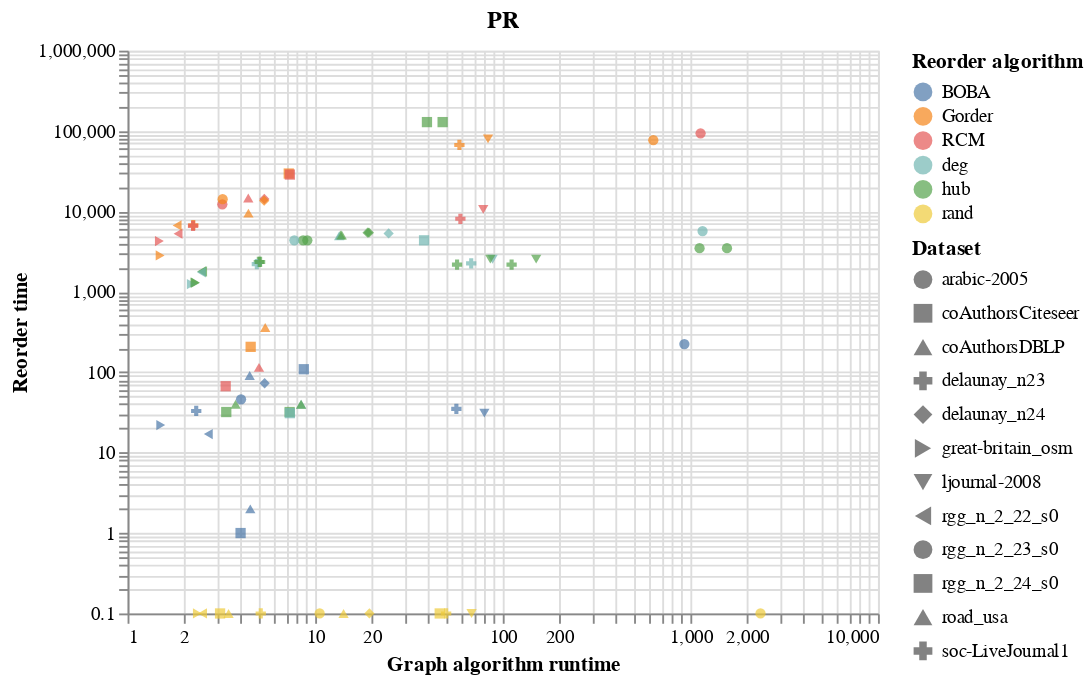

Notebook code for this chart:
### Code cell
make_pareto('PR')

### Figure 1 — Vega-Lite specification as saved in the notebook (floating-point values rounded to 4 significant figures)
{"config": {"view": {"continuousWidth": 400, "continuousHeight": 300}}, "data": {"name": "data-25ff35d802212cb4498e7886ad39b08a"}, "mark": {"type": "point", "filled": true}, "encoding": {"color": {"field": "Reorder algorithm", "type": "nominal"}, "shape": {"field": "Dataset", "type": "nominal"}, "x": {"field": "Graph algorithm runtime", "scale": {"type": "log"}, "type": "quantitative"}, "y": {"field": "Reorder time", "scale": {"type": "log"}, "type": "quantitative"}}, "title": "PR", "$schema": "https://vega.github.io/schema/vega-lite/v4.17.0.json", "datasets": {"data-25ff35d802212cb4498e7886ad39b08a": [{"Dataset": "great-britain_osm", "Reorder algorithm": "hub", "graph_algorithm": "pr", "Graph algorithm runtime": 2.305, "Reorder time": 1302.0}, {"Dataset": "arabic-2005", "Reorder algorithm": "hub", "graph_algorithm": "pr", "Graph algorithm runtime": 1119.0, "Reorder time": 3491.0}, {"Dataset": "ljournal-2008", "Reorder algorithm": "deg", "graph_algorithm": "pr", "Graph algorithm runtime": 88.25, "Reorder time": 2543.0}, {"Dataset": "coAuthorsDBLP", "Reorder algorithm": "BOBA", "graph_algorithm": "pr", "Graph algorithm runtime": 4.511, "Reorder time": 2.0}, {"Dataset": "delaunay_n24", "Reorder algorithm": "deg", "graph_algorithm": "pr", "Graph algorithm runtime": 24.63, "Reorder time": 5328.0}, {"Dataset": "arabic-2005", "Reorder algorithm": "Gorder", "graph_algorithm": "pr", "Graph algorithm runtime": 634.5, "Reorder time": 76990.0}, {"Dataset": "road_usa", "Reorder algorithm": "hub", "graph_algorithm": "pr", "Graph algorithm runtime": 13.64, "Reorder time": 5092.0}, {"Dataset": "coAuthorsCiteseer", "Reorder algorithm": "hub", "graph_algorithm": "pr", "Graph algorithm runtime": 3.358, "Reorder time": 32.0}, {"Dataset": "coAuthorsCiteseer", "Reorder algorithm": "BOBA", "graph_algorithm": "pr", "Graph algorithm runtime": 4.003, "Reorder time": 1.0}, {"Dataset": "delaunay_n23", "Reorder algorithm": "hub", "graph_algorithm": "pr", "Graph algorithm runtime": 5.01, "Reorder time": 2355.0}, {"Dataset": "soc-LiveJournal1", "Reorder algorithm": "deg", "graph_algorithm": "pr", "Graph algorithm runtime": 67.89, "Reorder time": 2263.0}, {"Dataset": "rgg_n_2_22_s0", "Reorder algorithm": "RCM", "graph_algorithm": "pr", "Graph algorithm runtime": 1.858, "Reorder time": 5296.0}, {"Dataset": "rgg_n_2_22_s0", "Reorder algorithm": "BOBA", "graph_algorithm": "pr", "Graph algorithm runtime": 2.694, "Reorder time": 17.0}, {"Dataset": "rgg_n_2_24_s0", "Reorder algorithm": "deg", "graph_algorithm": "pr", "Graph algorithm runtime": 38.06, "Reorder time": 4375.0}, {"Dataset": "rgg_n_2_24_s0", "Reorder algorithm": "hub", "graph_algorithm": "pr", "Graph algorithm runtime": 39.43, "Reorder time": 129200.0}, {"Dataset": "road_usa", "Reorder algorithm": "Gorder", "graph_algorithm": "pr", "Graph algorithm runtime": 4.408, "Reorder time": 9524.0}, {"Dataset": "soc-LiveJournal1", "Reorder algorithm": "hub", "graph_algorithm": "pr", "Graph algorithm runtime": 111.5, "Reorder time": 2179.0}, {"Dataset": "coAuthorsCiteseer", "Reorder algorithm": "Gorder", "graph_algorithm": "pr", "Graph algorithm runtime": 4.531, "Reorder time": 207.0}, {"Dataset": "road_usa", "Reorder algorithm": "deg", "graph_algorithm": "pr", "Graph algorithm runtime": 13.42, "Reorder time": 4973.0}, {"Dataset": "ljournal-2008", "Reorder algorithm": "BOBA", "graph_algorithm": "pr", "Graph algorithm runtime": 79.79, "Reorder time": 31.0}, {"Dataset": "delaunay_n23", "Reorder algorithm": "deg", "graph_algorithm": "pr", "Graph algorithm runtime": 4.888, "Reorder time": 2214.0}, {"Dataset": "arabic-2005", "Reorder algorithm": "BOBA", "graph_algorithm": "pr", "Graph algorithm runtime": 929.0, "Reorder time": 224.0}, {"Dataset": "ljournal-2008", "Reorder algorithm": "hub", "graph_algorithm": "pr", "Graph algorithm runtime": 85.81, "Reorder time": 2550.0}, {"Dataset": "coAuthorsCiteseer", "Reorder algorithm": "RCM", "graph_algorithm": "pr", "Graph algorithm runtime": 3.334, "Reorder time": 67.0}, {"Dataset": "ljournal-2008", "Reorder algorithm": "hub", "graph_algorithm": "pr", "Graph algorithm runtime": 150.7, "Reorder time": 2550.0}, {"Dataset": "rgg_n_2_23_s0", "Reorder algorithm": "RCM", "graph_algorithm": "pr", "Graph algorithm runtime": 3.2, "Reorder time": 12280.0}, {"Dataset": "delaunay_n24", "Reorder algorithm": "hub", "graph_algorithm": "pr", "Graph algorithm runtime": 19.03, "Reorder time": 5450.0}, {"Dataset": "arabic-2005", "Reorder algorithm": "deg", "graph_algorithm": "pr", "Graph algorithm runtime": 1161.0, "Reorder time": 5703.0}, {"Dataset": "great-britain_osm", "Reorder algorithm": "deg", "graph_algorithm": "pr", "Graph algorithm runtime": 2.188, "Reorder time": 1250.0}, {"Dataset": "rgg_n_2_22_s0", "Reorder algorithm": "Gorder", "graph_algorithm": "pr", "Graph algorithm runtime": 1.836, "Reorder time": 6700.0}, {"Dataset": "delaunay_n23", "Reorder algorithm": "hub", "graph_algorithm": "pr", "Graph algorithm runtime": 5.086, "Reorder time": 2355.0}, {"Dataset": "rgg_n_2_23_s0", "Reorder algorithm": "hub", "graph_algorithm": "pr", "Graph algorithm runtime": 9.082, "Reorder time": 4368.0}, {"Dataset": "rgg_n_2_22_s0", "Reorder algorithm": "hub", "graph_algorithm": "pr", "Graph algorithm runtime": 2.511, "Reorder time": 1791.0}, {"Dataset": "delaunay_n23", "Reorder algorithm": "Gorder", "graph_algorithm": "pr", "Graph algorithm runtime": 2.24, "Reorder time": 6742.0}, {"Dataset": "soc-LiveJournal1", "Reorder algorithm": "hub", "graph_algorithm": "pr", "Graph algorithm runtime": 57.07, "Reorder time": 2179.0}, {"Dataset": "rgg_n_2_22_s0", "Reorder algorithm": "hub", "graph_algorithm": "pr", "Graph algorithm runtime": 2.478, "Reorder time": 1791.0}, {"Dataset": "coAuthorsCiteseer", "Reorder algorithm": "hub", "graph_algorithm": "pr", "Graph algorithm runtime": 7.31, "Reorder time": 32.0}, {"Dataset": "great-britain_osm", "Reorder algorithm": "RCM", "graph_algorithm": "pr", "Graph algorithm runtime": 1.478, "Reorder time": 4283.0}, {"Dataset": "coAuthorsCiteseer", "Reorder algorithm": "deg", "graph_algorithm": "pr", "Graph algorithm runtime": 7.329, "Reorder time": 31.0}, {"Dataset": "soc-LiveJournal1", "Reorder algorithm": "BOBA", "graph_algorithm": "pr", "Graph algorithm runtime": 56.58, "Reorder time": 35.0}, {"Dataset": "rgg_n_2_24_s0", "Reorder algorithm": "hub", "graph_algorithm": "pr", "Graph algorithm runtime": 47.8, "Reorder time": 129200.0}, {"Dataset": "rgg_n_2_22_s0", "Reorder algorithm": "deg", "graph_algorithm": "pr", "Graph algorithm runtime": 2.476, "Reorder time": 1752.0}, {"Dataset": "soc-LiveJournal1", "Reorder algorithm": "RCM", "graph_algorithm": "pr", "Graph algorithm runtime": 59.43, "Reorder time": 8101.0}, {"Dataset": "coAuthorsDBLP", "Reorder algorithm": "RCM", "graph_algorithm": "pr", "Graph algorithm runtime": 5.019, "Reorder time": 115.0}, {"Dataset": "coAuthorsDBLP", "Reorder algorithm": "hub", "graph_algorithm": "pr", "Graph algorithm runtime": 3.767, "Reorder time": 40.0}, {"Dataset": "delaunay_n24", "Reorder algorithm": "hub", "graph_algorithm": "pr", "Graph algorithm runtime": 19.34, "Reorder time": 5450.0}, {"Dataset": "delaunay_n23", "Reorder algorithm": "BOBA", "graph_algorithm": "pr", "Graph algorithm runtime": 2.322, "Reorder time": 33.0}, {"Dataset": "road_usa", "Reorder algorithm": "hub", "graph_algorithm": "pr", "Graph algorithm runtime": 13.86, "Reorder time": 5092.0}, {"Dataset": "great-britain_osm", "Reorder algorithm": "rand", "graph_algorithm": "pr", "Graph algorithm runtime": 2.356, "Reorder time": 0.1}, {"Dataset": "rgg_n_2_23_s0", "Reorder algorithm": "BOBA", "graph_algorithm": "pr", "Graph algorithm runtime": 4.026, "Reorder time": 46.0}, {"Dataset": "arabic-2005", "Reorder algorithm": "rand", "graph_algorithm": "pr", "Graph algorithm runtime": 2365.0, "Reorder time": 0.1}, {"Dataset": "coAuthorsDBLP", "Reorder algorithm": "deg", "graph_algorithm": "pr", "Graph algorithm runtime": 8.423, "Reorder time": 40.0}, {"Dataset": "rgg_n_2_23_s0", "Reorder algorithm": "hub", "graph_algorithm": "pr", "Graph algorithm runtime": 8.633, "Reorder time": 4368.0}, {"Dataset": "great-britain_osm", "Reorder algorithm": "BOBA", "graph_algorithm": "pr", "Graph algorithm runtime": 1.503, "Reorder time": 22.0}, {"Dataset": "coAuthorsCiteseer", "Reorder algorithm": "rand", "graph_algorithm": "pr", "Graph algorithm runtime": 3.112, "Reorder time": 0.1}, {"Dataset": "soc-LiveJournal1", "Reorder algorithm": "Gorder", "graph_algorithm": "pr", "Graph algorithm runtime": 58.73, "Reorder time": 67110.0}, {"Dataset": "rgg_n_2_23_s0", "Reorder algorithm": "Gorder", "graph_algorithm": "pr", "Graph algorithm runtime": 3.213, "Reorder time": 14230.0}, {"Dataset": "road_usa", "Reorder algorithm": "BOBA", "graph_algorithm": "pr", "Graph algorithm runtime": 4.477, "Reorder time": 91.0}, {"Dataset": "ljournal-2008", "Reorder algorithm": "RCM", "graph_algorithm": "pr", "Graph algorithm runtime": 78.69, "Reorder time": 10620.0}, {"Dataset": "rgg_n_2_24_s0", "Reorder algorithm": "Gorder", "graph_algorithm": "pr", "Graph algorithm runtime": 7.231, "Reorder time": 29620.0}, {"Dataset": "ljournal-2008", "Reorder algorithm": "rand", "graph_algorithm": "pr", "Graph algorithm runtime": 68.2, "Reorder time": 0.1}, {"Dataset": "coAuthorsDBLP", "Reorder algorithm": "Gorder", "graph_algorithm": "pr", "Graph algorithm runtime": 5.417, "Reorder time": 360.0}, {"Dataset": "road_usa", "Reorder algorithm": "RCM", "graph_algorithm": "pr", "Graph algorithm runtime": 4.401, "Reorder time": 14730.0}, {"Dataset": "rgg_n_2_23_s0", "Reorder algorithm": "deg", "graph_algorithm": "pr", "Graph algorithm runtime": 7.744, "Reorder time": 4375.0}, {"Dataset": "coAuthorsDBLP", "Reorder algorithm": "hub", "graph_algorithm": "pr", "Graph algorithm runtime": 8.411, "Reorder time": 40.0}, {"Dataset": "rgg_n_2_23_s0", "Reorder algorithm": "rand", "graph_algorithm": "pr", "Graph algorithm runtime": 10.57, "Reorder time": 0.1}, {"Dataset": "delaunay_n23", "Reorder algorithm": "rand", "graph_algorithm": "pr", "Graph algorithm runtime": 5.128, "Reorder time": 0.1}, {"Dataset": "ljournal-2008", "Reorder algorithm": "Gorder", "graph_algorithm": "pr", "Graph algorithm runtime": 83.45, "Reorder time": 79830.0}, {"Dataset": "delaunay_n23", "Reorder algorithm": "RCM", "graph_algorithm": "pr", "Graph algorithm runtime": 2.234, "Reorder time": 6624.0}, {"Dataset": "delaunay_n24", "Reorder algorithm": "BOBA", "graph_algorithm": "pr", "Graph algorithm runtime": 5.378, "Reorder time": 73.0}, {"Dataset": "arabic-2005", "Reorder algorithm": "RCM", "graph_algorithm": "pr", "Graph algorithm runtime": 1134.0, "Reorder time": 93590.0}, {"Dataset": "rgg_n_2_22_s0", "Reorder algorithm": "rand", "graph_algorithm": "pr", "Graph algorithm runtime": 2.509, "Reorder time": 0.1}, {"Dataset": "rgg_n_2_24_s0", "Reorder algorithm": "BOBA", "graph_algorithm": "pr", "Graph algorithm runtime": 8.699, "Reorder time": 109.0}, {"Dataset": "soc-LiveJournal1", "Reorder algorithm": "rand", "graph_algorithm": "pr", "Graph algorithm runtime": 49.9, "Reorder time": 0.1}, {"Dataset": "rgg_n_2_24_s0", "Reorder algorithm": "rand", "graph_algorithm": "pr", "Graph algorithm runtime": 46.12, "Reorder time": 0.1}, {"Dataset": "delaunay_n24", "Reorder algorithm": "RCM", "graph_algorithm": "pr", "Graph algorithm runtime": 5.357, "Reorder time": 14300.0}, {"Dataset": "delaunay_n24", "Reorder algorithm": "Gorder", "graph_algorithm": "pr", "Graph algorithm runtime": 5.348, "Reorder time": 13620.0}, {"Dataset": "great-britain_osm", "Reorder algorithm": "Gorder", "graph_algorithm": "pr", "Graph algorithm runtime": 1.492, "Reorder time": 2835.0}, {"Dataset": "coAuthorsDBLP", "Reorder algorithm": "rand", "graph_algorithm": "pr", "Graph algorithm runtime": 3.455, "Reorder time": 0.1}, {"Dataset": "rgg_n_2_24_s0", "Reorder algorithm": "RCM", "graph_algorithm": "pr", "Graph algorithm runtime": 7.33, "Reorder time": 28760.0}, {"Dataset": "delaunay_n24", "Reorder algorithm": "rand", "graph_algorithm": "pr", "Graph algorithm runtime": 19.47, "Reorder time": 0.1}, {"Dataset": "road_usa", "Reorder algorithm": "rand", "graph_algorithm": "pr", "Graph algorithm runtime": 14.17, "Reorder time": 0.1}, {"Dataset": "arabic-2005", "Reorder algorithm": "hub", "graph_algorithm": "pr", "Graph algorithm runtime": 1567.0, "Reorder time": 3491.0}, {"Dataset": "great-britain_osm", "Reorder algorithm": "hub", "graph_algorithm": "pr", "Graph algorithm runtime": 2.284, "Reorder time": 1302.0}]}}
